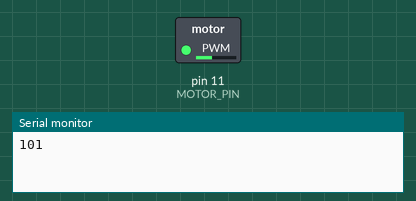
The sketch below on a simulated Arduino Uno, built with avr-gcc and run on an emulated ATmega328P. On the bench: switched loads named in the sketch (green lamp = pin HIGH), the last lines printed to the serial monitor.

Above: at 0.05 s.
At 9.75 s:
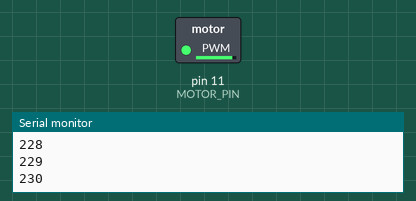
At 19.45 s:
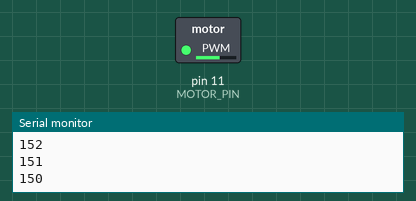
Timing chart, 0 to 35.2 s (numbered marks = the images above):
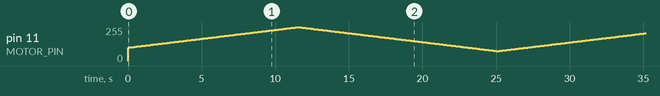

The sketch:

DCMotor.ino
```cpp
const int MOTOR_PIN = 11;

void setup() {
  // put your setup code here, to run once:
  pinMode(MOTOR_PIN, OUTPUT);
  Serial.begin(9600);
}

int speed = 100;
int increasing = 1;

void loop() {
  // put your main code here, to run repeatedly:

  changeSpeed();
  delay(75);

}

void changeSpeed() {
  if(increasing == 1) {
    if(speed<254) {
      speed = speed + 1;
    } else { increasing = 0; }
  } else {
    if(speed>75) {
      speed = speed - 1;
    } else { increasing = 1; }
  }
  analogWrite(MOTOR_PIN, speed);
  Serial.println(speed);
}
```
